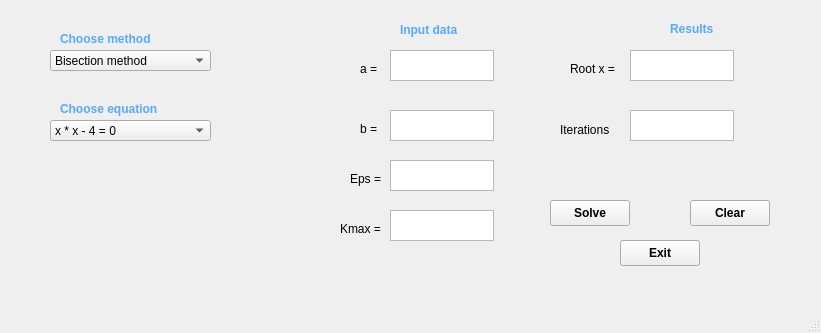
<?xml version="1.0" encoding="UTF-8"?>
<ui version="4.0">
 <class>MainWindow</class>
 <widget class="QMainWindow" name="MainWindow">
  <property name="geometry">
   <rect>
    <x>0</x>
    <y>0</y>
    <width>821</width>
    <height>333</height>
   </rect>
  </property>
  <property name="windowTitle">
   <string>MainWindow</string>
  </property>
  <widget class="QWidget" name="centralwidget">
   <widget class="QComboBox" name="comboBox">
    <property name="geometry">
     <rect>
      <x>50</x>
      <y>50</y>
      <width>161</width>
      <height>21</height>
     </rect>
    </property>
    <item>
     <property name="text">
      <string>Bisection method</string>
     </property>
    </item>
    <item>
     <property name="text">
      <string>Newton's method</string>
     </property>
    </item>
   </widget>
   <widget class="QLabel" name="label">
    <property name="geometry">
     <rect>
      <x>60</x>
      <y>30</y>
      <width>101</width>
      <height>18</height>
     </rect>
    </property>
    <property name="palette">
     <palette>
      <active>
       <colorrole role="WindowText">
        <brush brushstyle="SolidPattern">
         <color alpha="255">
          <red>85</red>
          <green>170</green>
          <blue>255</blue>
         </color>
        </brush>
       </colorrole>
       <colorrole role="Text">
        <brush brushstyle="SolidPattern">
         <color alpha="255">
          <red>0</red>
          <green>170</green>
          <blue>255</blue>
         </color>
        </brush>
       </colorrole>
       <colorrole role="BrightText">
        <brush brushstyle="SolidPattern">
         <color alpha="255">
          <red>85</red>
          <green>170</green>
          <blue>255</blue>
         </color>
        </brush>
       </colorrole>
       <colorrole role="HighlightedText">
        <brush brushstyle="SolidPattern">
         <color alpha="255">
          <red>85</red>
          <green>170</green>
          <blue>255</blue>
         </color>
        </brush>
       </colorrole>
      </active>
      <inactive>
       <colorrole role="WindowText">
        <brush brushstyle="SolidPattern">
         <color alpha="255">
          <red>85</red>
          <green>170</green>
          <blue>255</blue>
         </color>
        </brush>
       </colorrole>
       <colorrole role="Text">
        <brush brushstyle="SolidPattern">
         <color alpha="255">
          <red>0</red>
          <green>170</green>
          <blue>255</blue>
         </color>
        </brush>
       </colorrole>
       <colorrole role="BrightText">
        <brush brushstyle="SolidPattern">
         <color alpha="255">
          <red>85</red>
          <green>170</green>
          <blue>255</blue>
         </color>
        </brush>
       </colorrole>
       <colorrole role="HighlightedText">
        <brush brushstyle="SolidPattern">
         <color alpha="255">
          <red>85</red>
          <green>170</green>
          <blue>255</blue>
         </color>
        </brush>
       </colorrole>
      </inactive>
      <disabled>
       <colorrole role="BrightText">
        <brush brushstyle="SolidPattern">
         <color alpha="255">
          <red>85</red>
          <green>170</green>
          <blue>255</blue>
         </color>
        </brush>
       </colorrole>
       <colorrole role="HighlightedText">
        <brush brushstyle="SolidPattern">
         <color alpha="255">
          <red>85</red>
          <green>170</green>
          <blue>255</blue>
         </color>
        </brush>
       </colorrole>
      </disabled>
     </palette>
    </property>
    <property name="font">
     <font>
      <bold>true</bold>
     </font>
    </property>
    <property name="text">
     <string>Choose method</string>
    </property>
   </widget>
   <widget class="QComboBox" name="comboBox_2">
    <property name="geometry">
     <rect>
      <x>50</x>
      <y>120</y>
      <width>161</width>
      <height>21</height>
     </rect>
    </property>
    <item>
     <property name="text">
      <string>x * x - 4 = 0</string>
     </property>
    </item>
    <item>
     <property name="text">
      <string>3 * x - 4 * log(x) - 5 = 0</string>
     </property>
    </item>
   </widget>
   <widget class="QLabel" name="label_2">
    <property name="geometry">
     <rect>
      <x>60</x>
      <y>100</y>
      <width>111</width>
      <height>18</height>
     </rect>
    </property>
    <property name="palette">
     <palette>
      <active>
       <colorrole role="WindowText">
        <brush brushstyle="SolidPattern">
         <color alpha="255">
          <red>85</red>
          <green>170</green>
          <blue>255</blue>
         </color>
        </brush>
       </colorrole>
      </active>
      <inactive>
       <colorrole role="WindowText">
        <brush brushstyle="SolidPattern">
         <color alpha="255">
          <red>85</red>
          <green>170</green>
          <blue>255</blue>
         </color>
        </brush>
       </colorrole>
      </inactive>
      <disabled/>
     </palette>
    </property>
    <property name="font">
     <font>
      <bold>true</bold>
     </font>
    </property>
    <property name="text">
     <string>Choose equation</string>
    </property>
   </widget>
   <widget class="QLabel" name="label_3">
    <property name="geometry">
     <rect>
      <x>360</x>
      <y>60</y>
      <width>31</width>
      <height>18</height>
     </rect>
    </property>
    <property name="text">
     <string>a =</string>
    </property>
   </widget>
   <widget class="QLabel" name="label_4">
    <property name="geometry">
     <rect>
      <x>360</x>
      <y>120</y>
      <width>31</width>
      <height>18</height>
     </rect>
    </property>
    <property name="text">
     <string>b =</string>
    </property>
   </widget>
   <widget class="QLabel" name="label_5">
    <property name="geometry">
     <rect>
      <x>350</x>
      <y>170</y>
      <width>41</width>
      <height>18</height>
     </rect>
    </property>
    <property name="text">
     <string>Eps =</string>
    </property>
   </widget>
   <widget class="QLabel" name="label_6">
    <property name="geometry">
     <rect>
      <x>570</x>
      <y>60</y>
      <width>58</width>
      <height>18</height>
     </rect>
    </property>
    <property name="text">
     <string>Root x =</string>
    </property>
   </widget>
   <widget class="QLabel" name="label_Iterations">
    <property name="geometry">
     <rect>
      <x>560</x>
      <y>120</y>
      <width>61</width>
      <height>20</height>
     </rect>
    </property>
    <property name="text">
     <string>Iterations</string>
    </property>
   </widget>
   <widget class="QPushButton" name="pushButton">
    <property name="geometry">
     <rect>
      <x>550</x>
      <y>200</y>
      <width>80</width>
      <height>26</height>
     </rect>
    </property>
    <property name="font">
     <font>
      <bold>true</bold>
     </font>
    </property>
    <property name="text">
     <string>Solve</string>
    </property>
   </widget>
   <widget class="QPushButton" name="pushButton_2">
    <property name="geometry">
     <rect>
      <x>690</x>
      <y>200</y>
      <width>80</width>
      <height>26</height>
     </rect>
    </property>
    <property name="font">
     <font>
      <bold>true</bold>
     </font>
    </property>
    <property name="text">
     <string>Clear</string>
    </property>
   </widget>
   <widget class="QPushButton" name="pushButton_3">
    <property name="geometry">
     <rect>
      <x>620</x>
      <y>240</y>
      <width>80</width>
      <height>26</height>
     </rect>
    </property>
    <property name="font">
     <font>
      <bold>true</bold>
     </font>
    </property>
    <property name="text">
     <string>Exit</string>
    </property>
   </widget>
   <widget class="QLabel" name="label_Kmax">
    <property name="enabled">
     <bool>true</bool>
    </property>
    <property name="geometry">
     <rect>
      <x>340</x>
      <y>220</y>
      <width>58</width>
      <height>18</height>
     </rect>
    </property>
    <property name="text">
     <string>Kmax =</string>
    </property>
   </widget>
   <widget class="QLabel" name="label_9">
    <property name="geometry">
     <rect>
      <x>400</x>
      <y>20</y>
      <width>71</width>
      <height>20</height>
     </rect>
    </property>
    <property name="palette">
     <palette>
      <active>
       <colorrole role="WindowText">
        <brush brushstyle="SolidPattern">
         <color alpha="255">
          <red>85</red>
          <green>170</green>
          <blue>255</blue>
         </color>
        </brush>
       </colorrole>
      </active>
      <inactive>
       <colorrole role="WindowText">
        <brush brushstyle="SolidPattern">
         <color alpha="255">
          <red>85</red>
          <green>170</green>
          <blue>255</blue>
         </color>
        </brush>
       </colorrole>
      </inactive>
      <disabled/>
     </palette>
    </property>
    <property name="font">
     <font>
      <bold>true</bold>
     </font>
    </property>
    <property name="text">
     <string>Input data</string>
    </property>
   </widget>
   <widget class="QLabel" name="label_10">
    <property name="geometry">
     <rect>
      <x>670</x>
      <y>20</y>
      <width>51</width>
      <height>18</height>
     </rect>
    </property>
    <property name="palette">
     <palette>
      <active>
       <colorrole role="WindowText">
        <brush brushstyle="SolidPattern">
         <color alpha="255">
          <red>85</red>
          <green>170</green>
          <blue>255</blue>
         </color>
        </brush>
       </colorrole>
      </active>
      <inactive>
       <colorrole role="WindowText">
        <brush brushstyle="SolidPattern">
         <color alpha="255">
          <red>85</red>
          <green>170</green>
          <blue>255</blue>
         </color>
        </brush>
       </colorrole>
      </inactive>
      <disabled/>
     </palette>
    </property>
    <property name="font">
     <font>
      <bold>true</bold>
     </font>
    </property>
    <property name="text">
     <string>Results</string>
    </property>
   </widget>
   <widget class="QTextEdit" name="textEdit_a">
    <property name="geometry">
     <rect>
      <x>390</x>
      <y>50</y>
      <width>104</width>
      <height>31</height>
     </rect>
    </property>
   </widget>
   <widget class="QTextEdit" name="textEdit_b">
    <property name="geometry">
     <rect>
      <x>390</x>
      <y>110</y>
      <width>104</width>
      <height>31</height>
     </rect>
    </property>
   </widget>
   <widget class="QTextEdit" name="textEdit_Eps">
    <property name="geometry">
     <rect>
      <x>390</x>
      <y>160</y>
      <width>104</width>
      <height>31</height>
     </rect>
    </property>
   </widget>
   <widget class="QTextEdit" name="textEdit_Kmax">
    <property name="enabled">
     <bool>true</bool>
    </property>
    <property name="geometry">
     <rect>
      <x>390</x>
      <y>210</y>
      <width>104</width>
      <height>31</height>
     </rect>
    </property>
   </widget>
   <widget class="QTextEdit" name="textEdit_x">
    <property name="geometry">
     <rect>
      <x>630</x>
      <y>50</y>
      <width>104</width>
      <height>31</height>
     </rect>
    </property>
   </widget>
   <widget class="QTextEdit" name="textEdit_Iterations">
    <property name="geometry">
     <rect>
      <x>630</x>
      <y>110</y>
      <width>104</width>
      <height>31</height>
     </rect>
    </property>
   </widget>
  </widget>
  <widget class="QMenuBar" name="menubar">
   <property name="geometry">
    <rect>
     <x>0</x>
     <y>0</y>
     <width>821</width>
     <height>23</height>
    </rect>
   </property>
  </widget>
  <widget class="QStatusBar" name="statusbar"/>
  <action name="action">
   <property name="text">
    <string>іваіва</string>
   </property>
  </action>
 </widget>
 <resources/>
 <connections/>
</ui>
